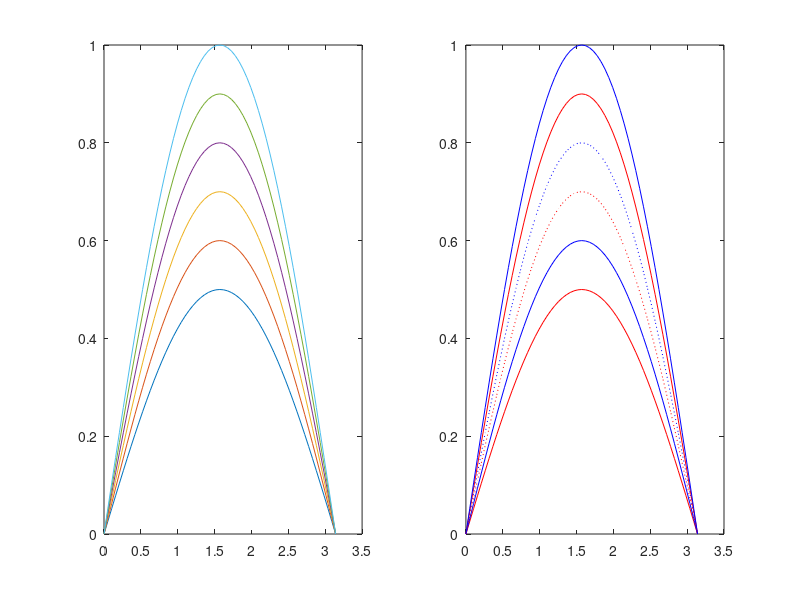

Write the MATLAB code that produced this figure.
t=(0:pi/60:pi)';
k=0.5:0.1:1;
Y=sin(t)*k;
subplot(1,2,1);plot(t,Y) 
set(gcf,'DefaultAxesLineStyleOrder','-|:');
set(gcf,'DefaultAxesColorOrder',[1 0 0;0 0 1]);
subplot(1,2,2);plot(t,Y) 